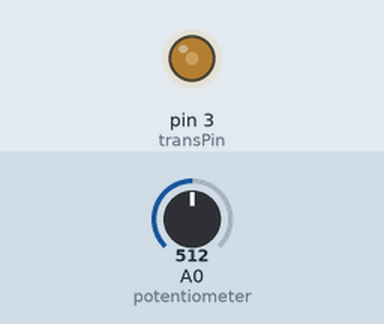
The sketch below on a simulated Arduino Uno, built with avr-gcc and run on an emulated ATmega328P. On the bench: output pins drawn as LEDs (lit = HIGH). The test bench sets the inputs (shaded band); at power-on: A0 (potentiometer) = 512. What the sketch prints to the serial monitor is not drawn.

Above: at 1.2 s.
1.3 s: A0 (potentiometer) set to 306
At 1.8 s:
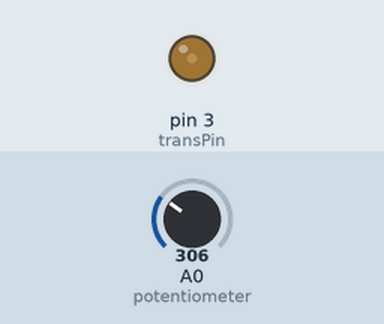
2.8 s: A0 (potentiometer) set to 0
At 4.0 s:
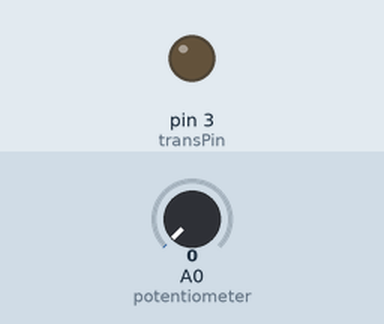
4.3 s: A0 (potentiometer) set to 4
5.8 s: A0 (potentiometer) set to 7
At 6.4 s:
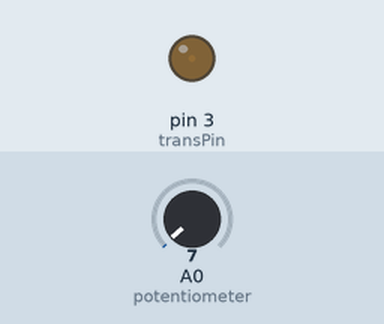
7.3 s: A0 (potentiometer) set to 900
At 7.6 s:
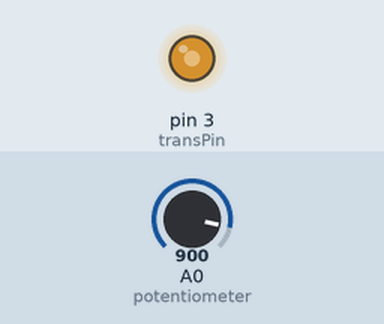
Timing chart, 0 to 9.8 s (numbered marks = the images above; inputs shaded):
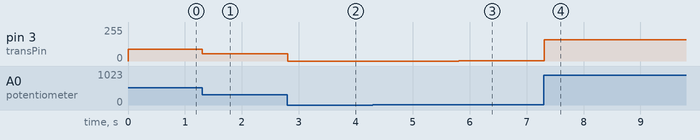

Measured:
- after the input at 1.3 s, pin 3 (transPin): 90/255 → 53/255 at once
- after the input at 2.8 s, pin 3 (transPin): 53/255 → 0/255 at once
- after the input at 5.8 s, pin 3 (transPin): 0/255 → 1/255 at once
- after the input at 7.3 s, pin 3 (transPin): 1/255 → 158/255 at once

The sketch:

servo-example.ino
```cpp
#define transPin 3

int val;    // variable to read the value from the analog pin

void setup() {
  Serial.begin(9600);
  pinMode (transPin, OUTPUT);
}

void loop() {
  val = analogRead(A0);            // reads the value of the potentiometer (value between 0 and 1023)
  val = map(val, 0, 1023, 0, 180);
  Serial.println(val);
  analogWrite(transPin, val);
}
```
